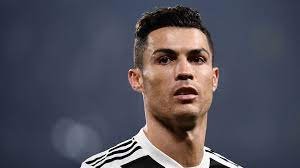
#> input picture Dataset/ronaldo/1.jpg, 300 x 168 px, found by its file name; its folder holds 4 pictures in this run
$ jupyter execute --allow-errors img_recog.ipynb   (shell and % lines are left out)
#> lines starting #> are read from the running program, lines starting #| are printed output that depends on the picture
acquire images

[cell 1]
from bing_image_downloader import downloader

[cell 2]
downloader.download("dwayne johnson",limit = 100, output_dir = "/content/donnie", adult_filter_off=True, filter = "photo")
#> (this line was passed over: bing_image_downloader is not available in this run)

[cell 3]
downloader.download("ariana grande face",limit = 100, output_dir = "/content/ariana", adult_filter_off=True, filter = "photo")
#> (this line was passed over: bing_image_downloader is not available in this run)

[cell 4]
downloader.download("cristiano ronaldo face",limit = 100, output_dir = "/content/ronaldo", adult_filter_off=True, filter = "photo")
#> (this line was passed over: bing_image_downloader is not available in this run)

import libraries

[cell 5]
import os
import warnings
warnings.simplefilter('ignore')
import numpy as np
import pandas as pd
import matplotlib.pyplot as plt
from skimage.io import imread, imshow
from skimage.transform import resize
from skimage.color import rgb2gray

store the names of images in a list

#> (a cell that did not finish here is left out)

#> (a cell that did not finish here is left out)

[cell 8]
ronaldo = os.listdir("/content/ronaldo")

Read images

[cell 9]
limit = len(ronaldo)
ronaldo_images = [None] * limit
j = 0
for i in ronaldo:
    if (j<limit):
        ronaldo_images[j] = imread("/content/ronaldo/"+i)
        j+=1
    else:
        break

#> (a cell that did not finish here is left out)

#> (a cell that did not finish here is left out)

#> (a cell that did not finish here is left out)

Convert to grayscale

#> (a cell that did not finish here is left out)

[cell 14]
limit_r = len(ronaldo)
#> limit_r = 4
ronaldo_gray = [None] * limit_r
#> ronaldo_gray = 4 items
j = 0
for i in ronaldo:
    if (j<limit_r):
        ronaldo_gray[j] = rgb2gray(ronaldo_images[j])
        j+=1
    else:
        break
#> after the loop, j = 4

#> (a cell that did not finish here is left out)

#> (a cell that did not finish here is left out)

resize all images to fixed size

#> (a cell that did not finish here is left out)

[cell 18]
for j in range(limit_r):
    ronaldo =  ronaldo_gray[j]
    ronaldo_gray[j]=resize(ronaldo, (512,512))
#> this loop made 4 passes
#> pass 1, `ronaldo =  ronaldo_gray[j]`:
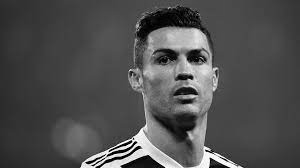
#> ronaldo: shape (168, 300) float64; min 0, max 1, mean 0.313
#> pass 2, `ronaldo =  ronaldo_gray[j]`:
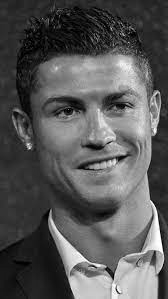
#> ronaldo: shape (299, 168) float64; min 0.000565, max 1, mean 0.346
#> pass 3, `ronaldo =  ronaldo_gray[j]`:
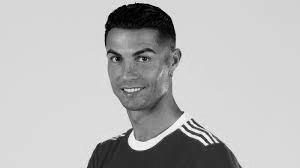
#> ronaldo: shape (168, 300) float64; min 0.000565, max 0.992, mean 0.729
#> after the loop:
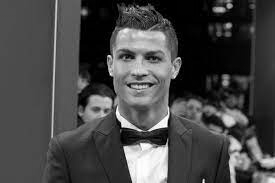
#> ronaldo: shape (183, 275) float64; min 0, max 0.999, mean 0.281

#> (a cell that did not finish here is left out)

[cell 20]
img_length_r = len(ronaldo_gray)
#> img_length_r = 4
img_length_r
#> Out = 4
